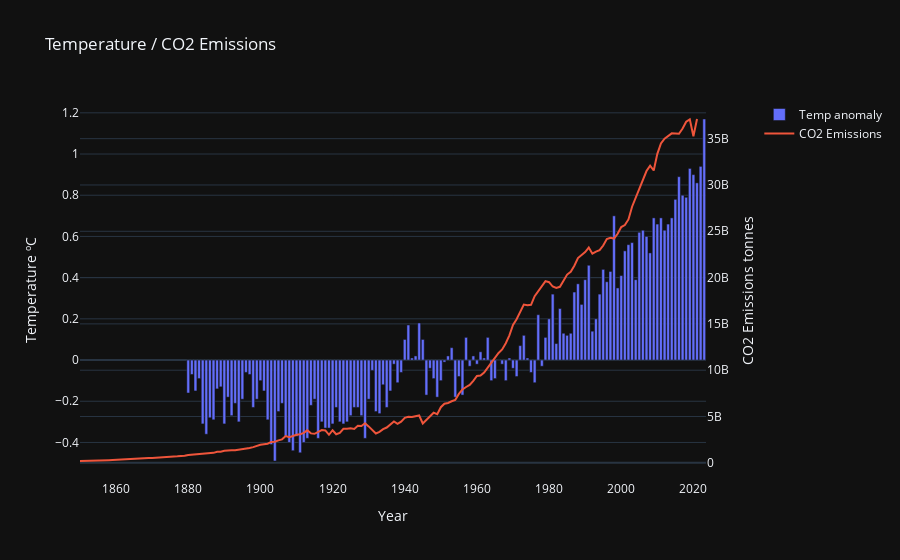

Notebook source saved alongside this figure:
### Code cell
import plotly.graph_objects as go
from plotly.subplots import make_subplots

# Create figure with secondary y-axis
fig = make_subplots(specs=[[{"secondary_y": True}]])

# Add traces
fig.add_trace(
    go.Bar(x=df['Year'], y=df['JJA'], name="Temp anomaly"),
    secondary_y=False,
)

fig.add_trace(
    go.Scatter(x=co2['Year'], y=co2['Annual CO₂ emissions'], name="CO2 Emissions"),
    secondary_y=True,
)

# Add figure title
fig.update_layout(
    title_text="Temperature / CO2 Emissions"
)

# Set x-axis title
fig.update_xaxes(title_text="Year")

# Set y-axes titles
fig.update_yaxes(title_text="Temperature ºC", secondary_y=False)
fig.update_yaxes(title_text="CO2 Emissions tonnes", secondary_y=True)
fig.update_layout(template='plotly_dark')

fig.show()

### Figure 1 — Plotly figure (JSON) as saved in the notebook; plotly's stock layout.template omitted (floating-point values rounded to 4 significant figures; data arrays with more than 128 entries replaced by an {"elided": "..."} marker saying what was removed)
{"data": [{"name": "Temp anomaly", "type": "bar", "x": {"elided": "144 int values"}, "xaxis": "x", "y": {"elided": "144 float values"}, "yaxis": "y"}, {"name": "CO2 Emissions", "type": "scatter", "x": {"elided": "172 int values"}, "xaxis": "x", "y": {"elided": "172 int values"}, "yaxis": "y2"}], "layout": {"title": {"text": "Temperature / CO2 Emissions"}, "xaxis": {"anchor": "y", "domain": [0, 0.94], "title": {"text": "Year"}}, "yaxis": {"anchor": "x", "domain": [0, 1], "title": {"text": "Temperature ºC"}}, "yaxis2": {"anchor": "x", "overlaying": "y", "side": "right", "title": {"text": "CO2 Emissions tonnes"}}}}
